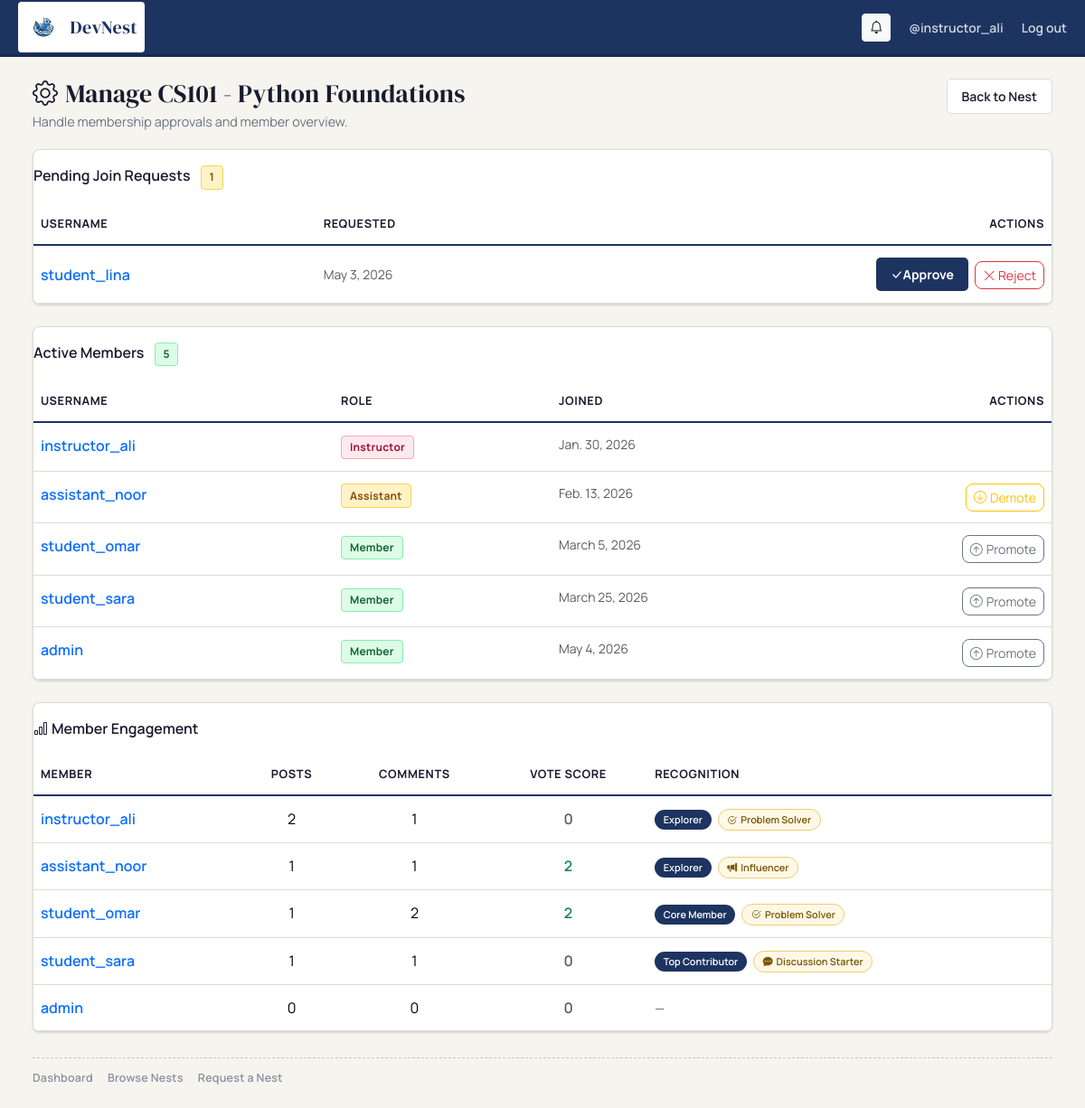
/nests/1/manage/ (signed in), run on the app's committed database.
### nests/models.py (models this page shows, shortened)
class Nest(models.Model):
    class Status(models.TextChoices):
        PENDING  = 'pending',  'Pending'
        APPROVED = 'approved', 'Approved'
        REJECTED = 'rejected', 'Rejected'
    name        = models.CharField(max_length=255)
    description = models.TextField()
    creator     = models.ForeignKey(settings.AUTH_USER_MODEL, on_delete=models.CASCADE)
    members     = models.ManyToManyField(
        settings.AUTH_USER_MODEL,
        through='NestMembership',
        related_name='nests',
    )
    status      = models.CharField(
        max_length=20,
        choices=Status.choices,
        default=Status.PENDING,
    )
    created_at  = models.DateTimeField(auto_now_add=True)
    def membership_for(self, user):
        if not getattr(user, 'is_authenticated', False):
            return None
        return self.memberships.filter(user=user, status=NestMembership.Status.ACTIVE).first()
    def is_nest_staff(self, user):
        m = self.membership_for(user)
        return m is not None and m.role in (NestMembership.Role.INSTRUCTOR, NestMembership.Role.ASSISTANT)

class NestMembership(models.Model):
    class Role(models.TextChoices):
        INSTRUCTOR = 'instructor', 'Instructor'
        ASSISTANT  = 'assistant',  'Assistant'
        MEMBER     = 'member',     'Member'
    class Status(models.TextChoices):
        PENDING  = 'pending',  'Pending'
        ACTIVE   = 'active',   'Active'
        REJECTED = 'rejected', 'Rejected'
    nest      = models.ForeignKey(Nest, on_delete=models.CASCADE, related_name='memberships')
    user      = models.ForeignKey(settings.AUTH_USER_MODEL, on_delete=models.CASCADE, related_name='nest_memberships')
    role      = models.CharField(max_length=20, choices=Role.choices, default=Role.MEMBER)
    status    = models.CharField(max_length=20, choices=Status.choices, default=Status.PENDING)
    joined_at = models.DateTimeField(auto_now_add=True)
    class Meta:
        constraints = [
            models.UniqueConstraint(fields=['nest', 'user'], name='unique_nest_membership')
        ]
        ordering = ['nest', 'joined_at']

### recognition/models.py (models this page shows, shortened)
class NestRecognition(models.Model):
    user         = models.ForeignKey(User, on_delete=models.CASCADE, related_name='recognitions')
    nest         = models.ForeignKey(Nest, on_delete=models.CASCADE, related_name='recognitions')
    score        = models.IntegerField(default=0)
    title        = models.CharField(max_length=64, choices=TITLE_CHOICES, default="New Member")
    badge        = models.CharField(max_length=64, choices=BADGE_CHOICES, blank=True, default="")
    last_updated = models.DateTimeField(auto_now=True)
    class Meta:
        unique_together = [('user', 'nest')]
        ordering = ['-score']
    @property
    def badge_icon(self):
        return BADGE_ICONS.get(self.badge, "bi-award")

### nests/views.py (the view, shortened to what this page needs)
# urls.py: path('<int:nest_id>/manage/', views.manage_nest_view,       name='manage_nest'),
def manage_nest_view(request: HttpRequest, nest_id: int):
    if not request.user.is_authenticated:
        return _require_auth(request, 'You must be signed in and be a nest-staff member to manage a nest.')
    nest = get_object_or_404(Nest, pk=nest_id, status=Nest.Status.APPROVED)
    if not (nest.is_nest_staff(request.user) or nest.is_site_staff(request.user)):
        return _deny_access(request, 'Only nest-staff (instructor or assistant) can manage this nest.', 'nests:nest_detail', nest_id=nest.pk)
    pending_requests = nest.memberships.filter(status=NestMembership.Status.PENDING)
    active_members   = nest.memberships.filter(status=NestMembership.Status.ACTIVE).select_related('user')
    from recognition.models import NestRecognition
    rec_map = {r.user_id: r for r in NestRecognition.objects.filter(nest=nest)}
    analytics = []
    for m in active_members:
        post_count    = Post.objects.filter(user=m.user, nest=nest).count()
        comment_count = Comment.objects.filter(user=m.user, post__nest=nest).count()
        vote_score    = (
            PostVote.objects.filter(post__nest=nest, post__user=m.user)
            .aggregate(total=Coalesce(Sum('value'), Value(0)))['total']
        )
        rec = rec_map.get(m.user_id)
        analytics.append({
            'membership': m,
            'post_count': post_count,
            'comment_count': comment_count,
            'vote_score': vote_score,
            'rec': rec,
        })
    return render(request, 'nests/manage_nest.html', {
        'nest': nest,
        'pending_requests': pending_requests,
        'active_members': active_members,
        'analytics': analytics,
    })

### nests/templates/nests/manage_nest.html (shortened to what this page needs)
{% extends "nests/base.html" %}
{% block content %}
<div class="nest-page-head">
    <div>
        <h2 class="nest-page-title"><i class="bi bi-gear me-2"></i>Manage {{ nest.name }}</h2>
        <p class="nest-page-subtitle">Handle membership approvals and member overview.</p>
    </div>
    <a href="{% url 'nests:nest_detail' nest_id=nest.pk %}" class="nest-btn-soft">Back to Nest</a>
</div>
<div class="nest-surface mb-4 overflow-hidden">
    <div class="card-header fw-semibold bg-transparent border-0 py-3">
        Pending Join Requests
        <span class="nest-chip nest-chip-pending ms-2">{{ pending_requests|length }}</span>
    </div>
    <div class="card-body p-0">
        {% if pending_requests %}
        <table class="table table-hover mb-0 nest-table">
            <thead>
                <tr>
                    <th>Username</th>
                    <th>Requested</th>
                    <th class="text-end">Actions</th>
                </tr>
            </thead>
            <tbody>
                {% for m in pending_requests %}
                <tr>
                    <td class="align-middle">
                        <a href="{% url 'accounts:user_profile_view' user_name=m.user.username %}" class="text-decoration-none fw-semibold">{{ m.user.username }}</a>
                    </td>
                    <td class="align-middle text-muted small">{{ m.joined_at|date:"N j, Y" }}</td>
                    <td class="text-end">
                        <form method="post" class="d-inline">
                            <button name="action" value="approve" class="nest-btn-main btn-sm me-1">
                                <i class="bi bi-check-lg"></i> Approve
                            </button>
                            <button name="action" value="reject" class="btn btn-sm btn-outline-danger rounded-3">
                                <i class="bi bi-x-lg"></i> Reject
                            </button>
                        </form>
                    </td>
                </tr>
                {% endfor %}
            </tbody>
        </table>
        {% else %}
        <p class="text-muted p-3 mb-0">No pending requests at the moment.</p>
        {% endif %}
    </div>
</div>
<div class="nest-surface overflow-hidden">
    <div class="card-header fw-semibold bg-transparent border-0 py-3">
        Active Members
        <span class="nest-chip nest-chip-approved ms-2">{{ active_members|length }}</span>
    </div>
    <div class="card-body p-0">
        {% if active_members %}
        <table class="table table-hover mb-0 nest-table">
            <thead>
                <tr>
                    <th>Username</th>
                    <th>Role</th>
                    <th>Joined</th>
                    <th class="text-end">Actions</th>
                </tr>
            </thead>
            <tbody>
                {% for m in active_members %}
                <tr>
                    <td>
                        <a href="{% url 'accounts:user_profile_view' user_name=m.user.username %}" class="text-decoration-none fw-semibold">{{ m.user.username }}</a>
                    </td>
                    <td>
                        <span class="nest-chip {% if m.role == 'instructor' %}nest-chip-rejected{% elif m.role == 'assistant' %}nest-chip-pending{% else %}nest-chip-approved{% endif %}">
                            {{ m.get_role_display }}
                        </span>
                    </td>
                    <td class="text-muted small">{{ m.joined_at|date:"N j, Y" }}</td>
                    <td class="text-end">
                        {% if m.role == 'member' %}
                        <form method="post" class="d-inline">
                            <button name="action" value="promote" class="btn btn-sm btn-outline-secondary rounded-3">
                                <i class="bi bi-arrow-up-circle me-1"></i>Promote
                            </button>
                        </form>
                        {% elif m.role == 'assistant' %}
                        <form method="post" class="d-inline">
                            <button name="action" value="demote" class="btn btn-sm btn-outline-warning rounded-3">
                                <i class="bi bi-arrow-down-circle me-1"></i>Demote
                            </button>
                        </form>
                        {% endif %}
                    </td>
                </tr>
                {% endfor %}
            </tbody>
        </table>
        {% else %}
        <p class="text-muted p-3 mb-0">No active members yet.</p>
        {% endif %}
    </div>
</div>
{% if analytics %}
<div class="nest-surface overflow-hidden mt-4">
    <div class="card-header fw-semibold bg-transparent border-0 py-3">
        <i class="bi bi-bar-chart me-1"></i>Member Engagement
    </div>
    <div class="card-body p-0">
        <table class="table table-hover mb-0 nest-table">
            <thead>
                <tr>
                    <th>Member</th>
                    <th class="text-center">Posts</th>
                    <th class="text-center">Comments</th>
                    <th class="text-center">Vote Score</th>
                    <th>Recognition</th>
                </tr>
            </thead>
            <tbody>
                {% for row in analytics %}
                <tr>
                    <td>
                        <a href="{% url 'accounts:user_profile_view' user_name=row.membership.user.username %}" class="text-decoration-none fw-semibold">{{ row.membership.user.username }}</a>
                    </td>
                    <td class="text-center">{{ row.post_count }}</td>
                    <td class="text-center">{{ row.comment_count }}</td>
                    <td class="text-center">
                        <span class="{% if row.vote_score > 0 %}text-success{% elif row.vote_score < 0 %}text-danger{% else %}text-muted{% endif %} fw-semibold">
                            {{ row.vote_score }}
                        </span>
                    </td>
                    <td>
                        {% if row.rec %}
                        <span class="recog-title-pill">{{ row.rec.title }}</span>
                        {% if row.rec.badge %}
                        <span class="recog-badge-pill ms-1"><i class="bi {{ row.rec.badge_icon }}"></i> {{ row.rec.badge }}</span>
                        {% endif %}
                        {% else %}
                        <small class="text-muted">—</small>
                        {% endif %}
                    </td>
                </tr>
                {% endfor %}
            </tbody>
        </table>
    </div>
</div>
{% endif %}
{% endblock %}

### nests/templates/nests/base.html (shortened to what this page needs)
{% load static %}
<!doctype html>
<html lang="en">
<head>
	<link href="https://cdn.jsdelivr.net/npm/bootstrap@5.3.3/dist/css/bootstrap.min.css" rel="stylesheet">
	<link href="https://cdn.jsdelivr.net/npm/bootstrap-icons@1.11.3/font/bootstrap-icons.css" rel="stylesheet">
	<link rel="stylesheet" href="{% static 'css/nests.css' %}">
</head>
<body class="nest-shell">
	<header class="nest-topbar">
		<div class="container-fluid nest-topbar-inner">
			<a class="nest-brand" href="/">
				<img src="{% static 'images/logo.svg' %}" alt="DevNest logo">
				<span>DevNest</span>
			</a>
			<div class="nest-user d-none d-lg-flex">
				{% if request.user.is_authenticated %}
					<div class="dropdown">
						<button class="btn btn-sm btn-light position-relative" type="button" id="nestNotifDropdown" data-bs-toggle="dropdown" aria-expanded="false" title="Notifications">
							<i class="bi bi-bell"></i>
						</button>
					</div>
					<a class="nest-user-link" href="{% url 'accounts:user_profile_view' request.user.username %}">
						@{{ request.user.username }}
					</a>
					<a class="nest-user-link" href="{% url 'accounts:log_out' %}?next={{request.path}}">Log out</a>
				{% else %}
					<a class="nest-user-link" href="{% url 'accounts:sign_in' %}?next={{request.path}}">Sign in</a>
				{% endif %}
			</div>
		</div>
	</header>
	<div class="nest-layout container-fluid">
		<main class="nest-main">
			{% block content %}{% endblock %}
			<footer class="nest-footer-links" aria-label="Nest legacy links">
				<a href="{% url 'nests:nest_dashboard' %}" class="nest-footer-link {% if request.path == '/nests/' %}active{% endif %}">
					Dashboard
				</a>
				<a href="{% url 'nests:nest_list_view' %}" class="nest-footer-link {% if '/nests/browse/' in request.path %}active{% endif %}">
					Browse Nests
				</a>
				<a href="{% url 'nests:request_nest_view' %}" class="nest-footer-link {% if '/nests/request/' in request.path %}active{% endif %}">
					Request a Nest
				</a>
			</footer>
		</main>
	</div>
</body>
</html>

### data on the page
Nest: name "CS101 - Python Foundations"
NestMembership: user.username "student_lina", joined_at "May 3, 2026"
NestMembership: user.username "instructor_ali", role "Instructor", joined_at "Jan. 30, 2026", membership.user.username "instructor_ali", post_count "2", comment_count "1", vote_score "0", rec "Explorer", rec.badge "Problem Solver"
NestMembership: user.username "assistant_noor", role "Assistant", joined_at "Feb. 13, 2026", membership.user.username "assistant_noor", post_count "1", comment_count "1", vote_score "2", rec "Explorer", rec.badge "Influencer"
NestMembership: user.username "student_omar", role "Member", joined_at "March 5, 2026", membership.user.username "student_omar", post_count "1", comment_count "2", vote_score "2", rec "Core Member", rec.badge "Problem Solver"
NestMembership: user.username "student_sara", role "Member", joined_at "March 25, 2026", membership.user.username "student_sara", post_count "1", comment_count "1", vote_score "0", rec "Top Contributor", rec.badge "Discussion Starter"
NestMembership: user.username "admin", role "Member", joined_at "May 4, 2026", membership.user.username "admin", post_count "0", comment_count "0", vote_score "0"

### other printed values
{{ request.user.username }} "instructor_ali"
{{ pending_requests|length }} "1"
{{ active_members|length }} "5"
